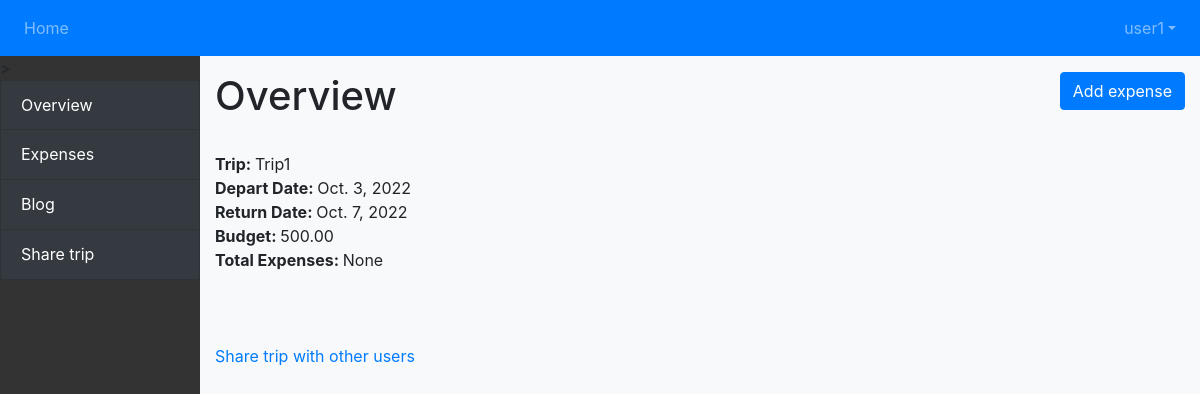
Page /trip/1 (signed in) on the committed database.
### tracker/models.py (models this page shows, shortened)
class Trip(models.Model):
    title = models.CharField(
            max_length=200,
            validators=[MinLengthValidator(2, "Title must be greater than 2 characters")]
    )
    budget = models.DecimalField(max_digits=100, decimal_places=2, null=True, blank=True)
    depart_date = models.DateField(null=True, blank=True)
    return_date = models.DateField(null=True, blank=True)
    groups = models.ManyToManyField(settings.AUTH_USER_MODEL, through='Group', related_name='trip_group')

### tracker/views.py (the view, shortened to what this page needs)
# urls.py: path('trip/<int:pk>', views.TripDetaiView.as_view(), name='trip_detail'),
class TripDetaiView(LoginRequiredMixin, DetailView): #Trip expenses overall view
    template_name = 'tracker/trip_detail.html'
    def get(self, request, pk): #Get the aggregated information of the trip expenses
        user_can_access = check_user_has_access_to_trip(trip_id=pk, request_user_id=request.user.id)
        if user_can_access:
            form = AddExpenseForm()
            this_trip = Trip.objects.get(pk=pk)
            total_expense = Expenses.objects.filter(trip=this_trip).aggregate(Sum('expense'))
            expense_breakdown = Expenses.objects.filter(trip=this_trip).values('expense_type').annotate(total_expense=Sum('expense'))
            ctx = {'trip_id': pk, 'form': form, 'trip':this_trip, 'total_expense':total_expense, 'expense_breakdown':expense_breakdown}
            return render(request, self.template_name, ctx)
        else:
            raise Http404('Access denied')

### tracker/utils.py (called while the page is built)
def check_user_has_access_to_trip(trip_id, request_user_id):
    this_trip = get_object_or_404(Trip, id=trip_id)
    this_trip_users = this_trip.groups.values('id')
    this_trip_users = [user['id'] for user in this_trip_users]
    if request_user_id in this_trip_users:
        return True
    else:
        return False

### tracker/templates/tracker/trip_detail.html (shortened to what this page needs)
{% extends "base_sidebar.html" %}
{% load static %}
{% block sidecontent %}
{% include "modal.html" %}
<h1> Overview </h1>
<br>
<b>Trip: </b> {{trip.title}} <br>
{% if trip.depart_date %} <b>Depart Date: </b> {{trip.depart_date}} <br> {% endif %}
{% if trip.return_date %} <b>Return Date: </b> {{trip.return_date}} <br> {% endif %}
{% if trip.budget %} <b>Budget: </b> {{trip.budget}} <br> {% endif %}
{% if total_expense %} <b>Total Expenses: </b> {{total_expense.expense__sum}} <br><br>{% endif %}
<br><br>
<a href="{% url 'tracker:share_trip' trip_id %}"> Share trip with other users </a>
{% endblock %}

### tracker/templates/base.html (shortened to what this page needs)
<!DOCTYPE html>
<html>
<head>
{% load static %}
<link rel="stylesheet" href="https://cdn.jsdelivr.net/npm/bootstrap@4.6.2/dist/css/bootstrap.min.css">
<link rel="stylesheet" href="https://cdnjs.cloudflare.com/ajax/libs/font-awesome/5.13.1/css/all.min.css" />
<link rel="stylesheet" href="{% static 'styles.css' %}">
</head>
<body>
<nav class="navbar navbar-expand-md navbar-dark bg-primary fixed-top">
    <div class="collapse navbar-collapse" id="navbarNavDropdown">
        <ul class="navbar-nav">
            <li class="nav-item">
                <a class="nav-link" href="{% url 'tracker:trip_list' %}">Home</a>
            </li>
        </ul>
    </div>
    <div class="navbar-collapse collapse w-100 order-3 dual-collapse2">
        <ul class="navbar-nav ml-auto">
            <li class="nav-item dropdown">
                <a class="nav-link dropdown-toggle" href="#" role="button" data-toggle="dropdown" aria-expanded="false">{{user.username}}</a>
            </li>
        </ul>
    </div>
</nav>
{% block sidebar %}{% endblock %}
</body>
</html>

### tracker/static/styles.css (style rules this page uses)
body { padding-top: 56px; background-color: #f8f9fa!important }

### rows in the picture
Trip: title "Trip1", depart_date "Oct. 3, 2022", return_date "Oct. 7, 2022", budget "500.00"

### other values in the picture
{{ user.username }} "user1"
{{ total_expense.expense__sum }} "None"
